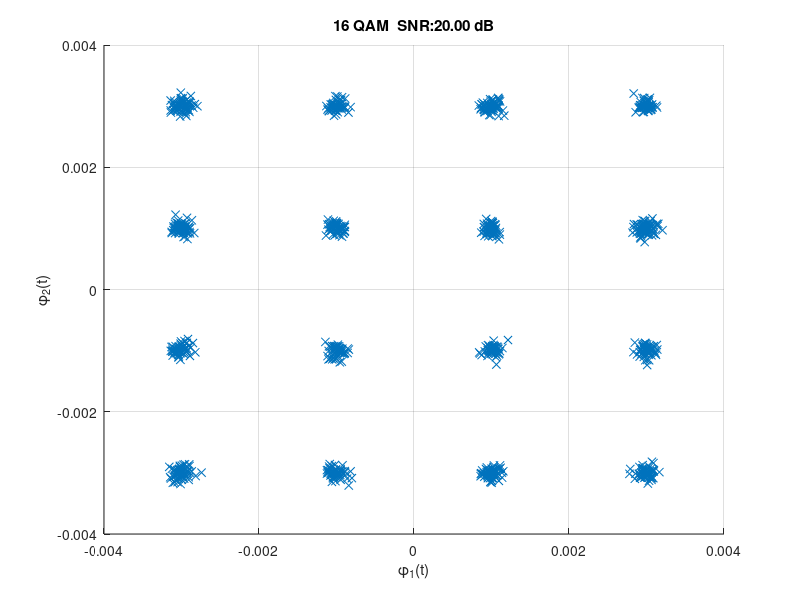
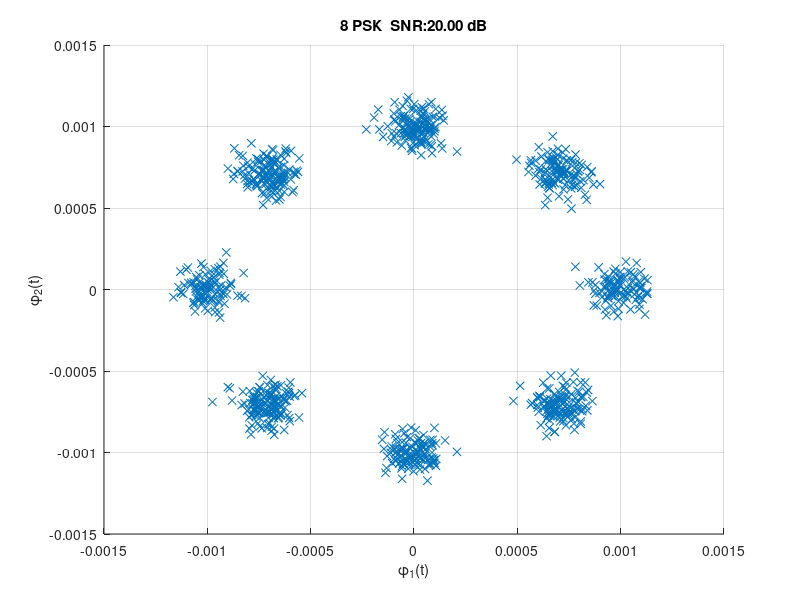

The MATLAB source for these figures, in order:
%16QAM
%para
clear
fc = 3*10^(6);
Ts = 10^(-6);
Es = 10^(-6);
a = sqrt(Es); %wave amplitude
sample_freq = 10^(8);
sample_time = 1/sample_freq;
No_symbols = 1000;
t = [0:sample_time:Ts-sample_time];
phi1 = sqrt(2/Ts)*cos(2*pi*fc*t);
phi2 = sqrt(2/Ts)*sin(2*pi*fc*t); 
%generate m
select_1_3 = [1 3 -1 -3];
m = reshape(randsample(select_1_3, No_symbols*2, true), No_symbols, 2);
%generate R vactor (basis:phi1, phi2)
R = [];
SNR_db = 20;
SNR = 10.^(SNR_db/10); %Es/N0 = 20 (db)
N0 = Es/SNR;
for i = 1: No_symbols
    si_wave =  a*m(i,1)*phi1 + a*m(i,2) * phi2;
    siXphi1 = si_wave .* phi1; siXphi2 = si_wave .* phi2;
    int_siXphi1 = sample_time*sum(siXphi1);
    int_siXphi2 = sample_time*sum(siXphi2);
    %add noise (after correlator)
    Ri = [int_siXphi1 + normrnd(0,sqrt(N0/2)), int_siXphi2 + normrnd(0,sqrt(N0/2))];
    R = [R;Ri];
end
figure
scatter(R(:, 1), R(:, 2), 'x')
title(sprintf('16 QAM  SNR:%.2f dB', SNR_db))
xlabel('\phi_{1}(t)') 
ylabel('\phi_{2}(t)') 
grid on

%8 PSK
%para
clear
fc = 3*10^(6);
Ts = 10^(-6);
Es = 10^(-6);
a = sqrt(Es); %wave amplitude
M = 8; %QAM
sample_freq = 10^(8);
sample_time = 1/sample_freq;
No_symbols = 1000;
t = [0:sample_time:Ts-sample_time];
phi1 = sqrt(2/Ts)*cos(2*pi*fc*t);
phi2 = sqrt(2/Ts)*sin(2*pi*fc*t); 
%generate m
m = randsample([1:M], No_symbols, true);
%generate R vactor (basis:phi1, phi2)
R = [];
SNR_db = 20;
SNR = 10.^(SNR_db/10); %Es/N0 = 20 (db)
N0 = Es/SNR;
for i = 1: No_symbols
    si_wave =  sqrt(2*Es/Ts)*cos(2*pi*fc*t+ (m(i)-1)*2*pi/M);
    siXphi1 = si_wave .* phi1; siXphi2 = si_wave .* phi2;
    int_siXphi1 = sample_time*sum(siXphi1);
    int_siXphi2 = sample_time*sum(siXphi2);
    %add noise (after correlator)
    Ri = [int_siXphi1 + normrnd(0,sqrt(N0/2)), int_siXphi2 + normrnd(0,sqrt(N0/2))];
    R = [R;Ri];
end
figure
scatter(R(:, 1), R(:, 2), 'x')
title(sprintf('8 PSK  SNR:%.2f dB', SNR_db))
xlabel('\phi_{1}(t)') 
ylabel('\phi_{2}(t)') 
grid on






